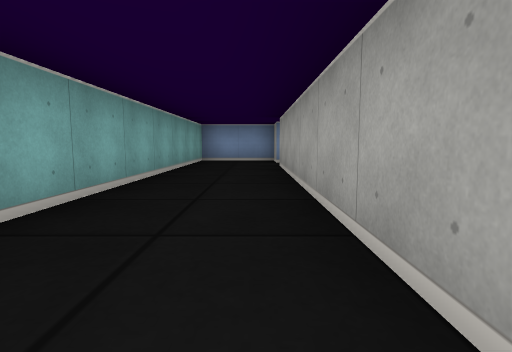
[1] (above)

16 first-person views from a walk through a cub3D maze. The camera is about half as high as the walls, tilts 6° down and sees 80° across. The floor is counted in squares. Each view is taken from the middle of a square. On the plan, view 1 faces up. The plan holds only what a view shows up to about 9 squares ahead; the rest is blank.

[2]
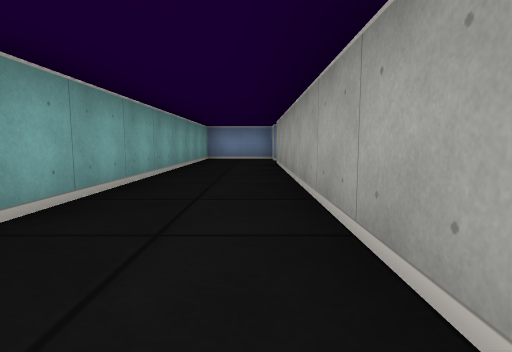

[3]
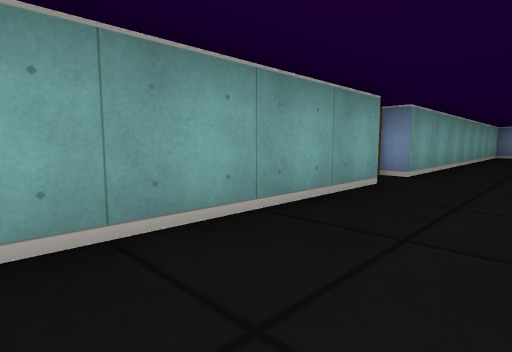

[4]
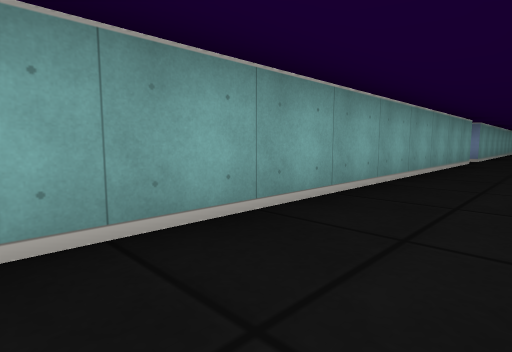

[5]
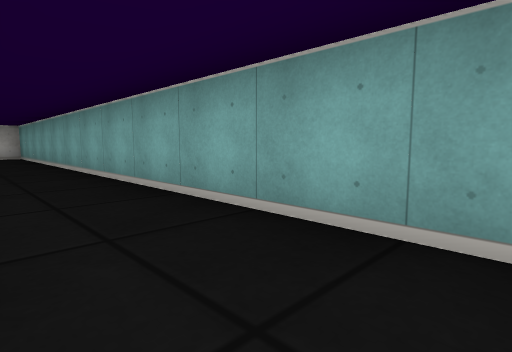

[6]
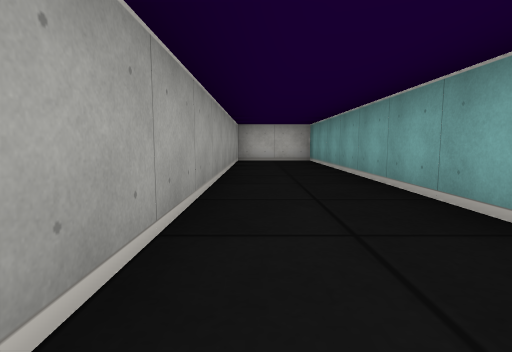

[7]
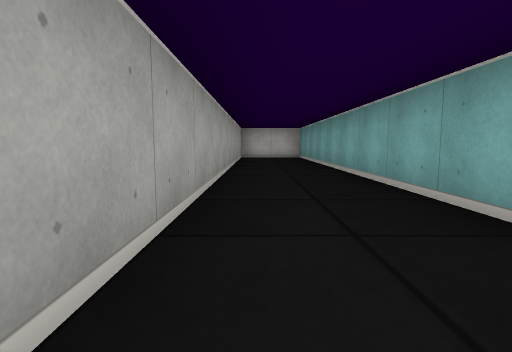

[8]
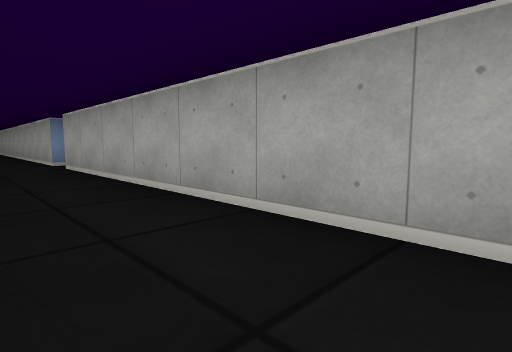

[9]
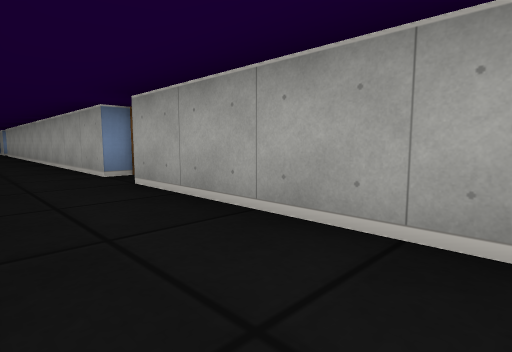

[10]
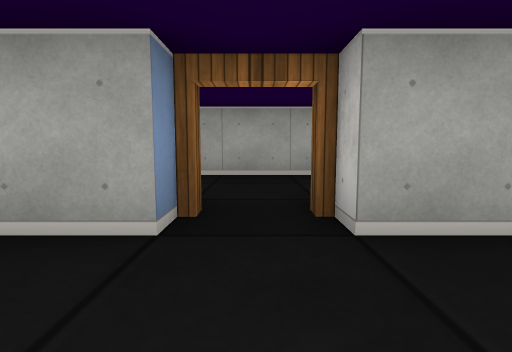

[11]
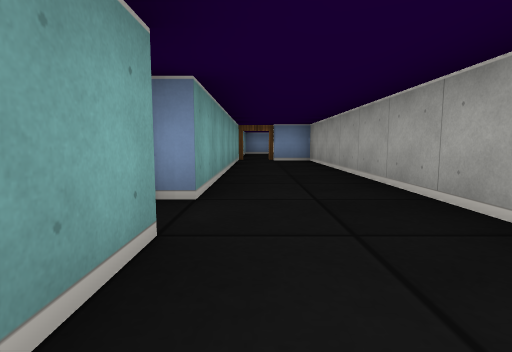

[12]
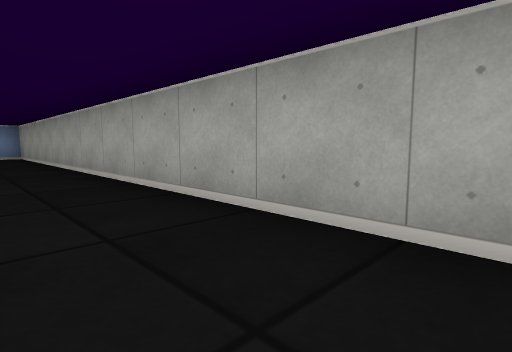

[13]
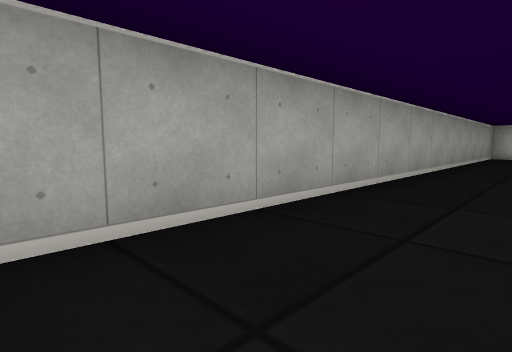

[14]
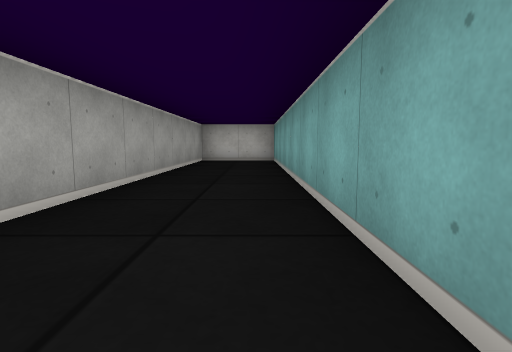

[15]
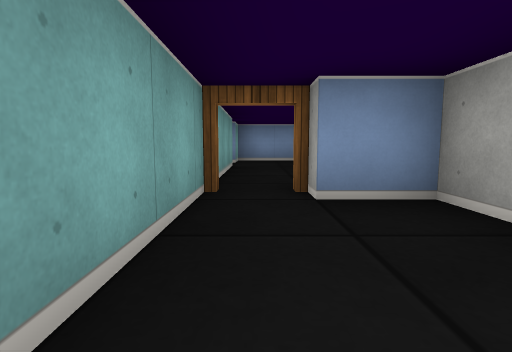

[16]
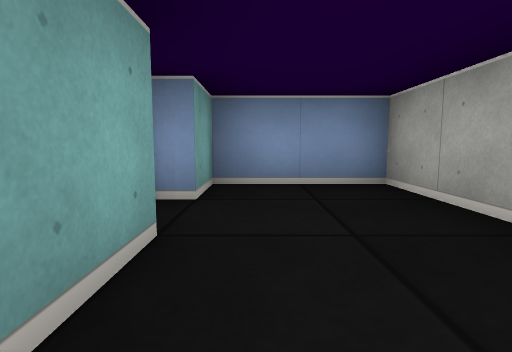

### Floor plan
Ten units are one square. View 1 is at (0, 0); x grows to the right and y downward. Boxes are objects, and circles mark ways between rooms. Rooms are numbered by the first view taken in them; rooms with no view inside come last. Other rooms are left out.
<svg viewBox="-25 -90 65 280">
<path fill="none" stroke="#000" d="M5 35 5 -64M-15 4 -15 185 5 185 5 45M5 -75 5 -85 -15 -85 -15 -5M15 105 15 185 35 185 35 -25 25 -25M15 45 15 55M15 -30 15 35M15 -65 15 -30M35 -68 35 -85 15 -85 15 -75"/>
<circle cx="10" cy="40" r="3" fill="#2a7"/>
<circle cx="10" cy="-70" r="3" fill="#2a7"/>
<circle cx="20" cy="-30" r="3" fill="#2a7"/>
<text x="-10" y="50">1</text>
<text x="20" y="80">2</text>
<text x="20" y="-60">3</text>
</svg>
Room 1 opens to room 2. Room 1 opens to room 3. Room 2 opens to room 3.

Where each view was taken, in squares from view 1:
view 1: 0 up, 0 right, facing up
view 2: 1 down, 0 right, facing up
view 3: 4 down, 0 right, facing up-left
view 4: 9 down, 0 right, facing up-left
view 5: 7 down, 0 right, facing down-left
view 6: 10 down, 0 right, facing down
view 7: 8 down, 0 right, facing down
view 8: 11 down, 1 left, facing up-right
view 9: 8 down, 1 left, facing up-right
view 10: 4 down, 1 left, facing right
view 11: 6 down, 2 right, facing up
view 12: 9 down, 2 right, facing up-right
view 13: 7 down, 2 right, facing down-right
view 14: 10 down, 2 right, facing down
view 15: 0 up, 2 right, facing up
view 16: 5 up, 2 right, facing up
